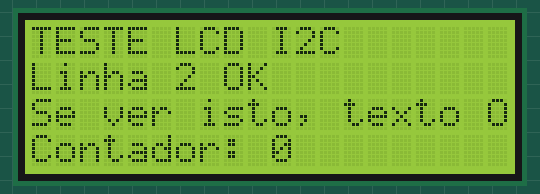
This program was run on a simulated ESP32. Parts: 20×4 character LCD. Wiring (inferred from the names in the program): PCF8574 port expander at I2C address 0x20. Wiring (inferred from the signals the program sends): character LCD (HD44780): RS Q0; E Q2; backlight Q3; data Q4, Q5, Q6, Q7. What the program prints to the serial monitor is not drawn.

Above: at 0.2 s.
At 4.3 s:
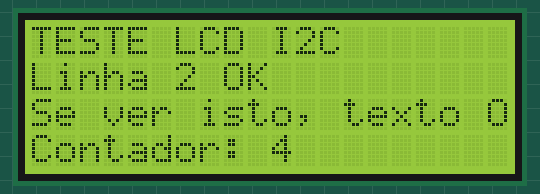
At 11.4 s:
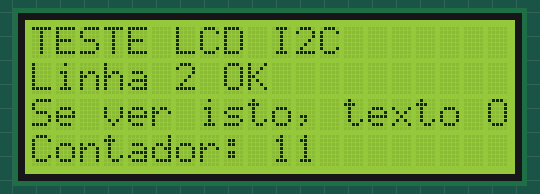
At 19.6 s:
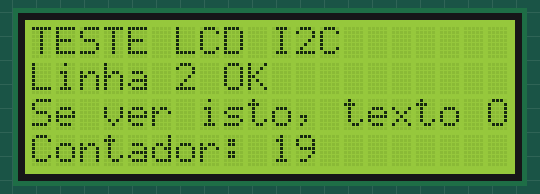
At 27.8 s:
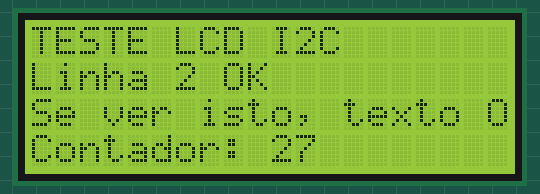
At 39.0 s:
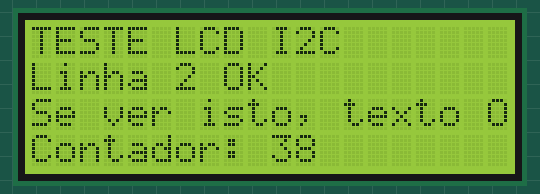

Measured:
- what the display in image 0 shows lasts 1.0 s, from 0.2 s to 1.2 s

The program:

main.cpp
```cpp
// Teste isolado do LCD 2004A com adaptador I2C PCF8574 (backpack). Sem bibliotecas externas.
//   SDA -> GPIO21, SCL -> GPIO22, VCC=3V3 sem conversor (guia atual).
//   Se o painel precisar de 5 V, usar conversor I2C bidirecional; sinais nunca em 5 V direto.
// Mapeamento usual do backpack: P0=RS, P1=RW, P2=E, P3=backlight, P4..P7=D4..D7.
// Escreve 3 linhas de texto e um contador na linha 4, que sobe 1 por segundo.
#include <Arduino.h>
#include <Wire.h>

static const uint8_t PIN_SDA = 21;
static const uint8_t PIN_SCL = 22;

static const uint8_t BIT_RS = 0x01;  // 0 = comando, 1 = dado
static const uint8_t BIT_E = 0x04;   // pulso de habilitacao
static const uint8_t BIT_BL = 0x08;  // backlight ligado

static uint8_t endereco = 0x27;

static void escreveExpansor(uint8_t dado) {
  Wire.beginTransmission(endereco);
  Wire.write(dado | BIT_BL);
  Wire.endTransmission();
}

// Envia 4 bits (D4..D7 nos bits P4..P7) com um pulso de E.
static void enviaNibble(uint8_t nibble, uint8_t modo) {
  uint8_t dado = ((nibble & 0x0F) << 4) | modo;
  escreveExpansor(dado | BIT_E);
  delayMicroseconds(5);  // E alto por mais de 450 ns
  escreveExpansor(dado);  // E baixo
  delayMicroseconds(100);  // tempo de execucao da instrucao
}

static void enviaByte(uint8_t valor, uint8_t modo) {
  enviaNibble(valor >> 4, modo);
  enviaNibble(valor & 0x0F, modo);
}

static void comando(uint8_t c) { enviaByte(c, 0); }
static void escreve(char c) { enviaByte((uint8_t)c, BIT_RS); }

static void escreveLinha(uint8_t linha, const char *texto) {
  static const uint8_t offsets[4] = {0x00, 0x40, 0x14, 0x54};
  comando(0x80 | offsets[linha]);
  bool fim = false;  // depois do '\0' completa a linha com espacos
  for (uint8_t i = 0; i < 20; i++) {
    if (texto[i] == '\0') fim = true;
    escreve(fim ? ' ' : texto[i]);
  }
}

static void iniciaLcd() {
  delay(50);  // tempo para a alimentacao estabilizar

  // Sequencia de reset do HD44780 para entrar no modo de 4 bits
  enviaNibble(0x03, 0);
  delay(5);
  enviaNibble(0x03, 0);
  delayMicroseconds(150);
  enviaNibble(0x03, 0);
  delayMicroseconds(150);
  enviaNibble(0x02, 0);

  comando(0x28);  // 4 bits, 2 linhas, fonte 5x8
  comando(0x08);  // display desligado
  comando(0x01);  // limpa a tela
  delay(3);
  comando(0x06);  // escrita incrementa o cursor
  comando(0x0C);  // display ligado, sem cursor
}

static bool procuraEndereco() {
  for (uint8_t a = 1; a < 127; a++) {
    Wire.beginTransmission(a);
    if (Wire.endTransmission() == 0) {
      Serial.printf("Dispositivo I2C em 0x%02X\n", a);
      if ((a >= 0x20 && a <= 0x27) || (a >= 0x38 && a <= 0x3F)) {
        endereco = a;
        return true;
      }
    }
  }
  return false;
}

void setup() {
  Serial.begin(115200);
  Wire.begin(PIN_SDA, PIN_SCL);
  if (!procuraEndereco()) {
    Serial.println("Nenhum adaptador I2C encontrado. Confira SDA, SCL, GND, 5V e o conversor de nivel.");
    while (true) delay(1000);
  }
  iniciaLcd();
  escreveLinha(0, "TESTE LCD I2C");
  escreveLinha(1, "Linha 2 OK");
  escreveLinha(2, "Se ver isto, texto OK");
  Serial.println("LCD: quadro inicial enviado");
}

void loop() {
  static uint32_t n = 0;
  char buf[21];
  snprintf(buf, sizeof(buf), "Contador: %lu", (unsigned long)n);
  escreveLinha(3, buf);
  Serial.println(buf);
  n++;
  delay(1000);
}
```
